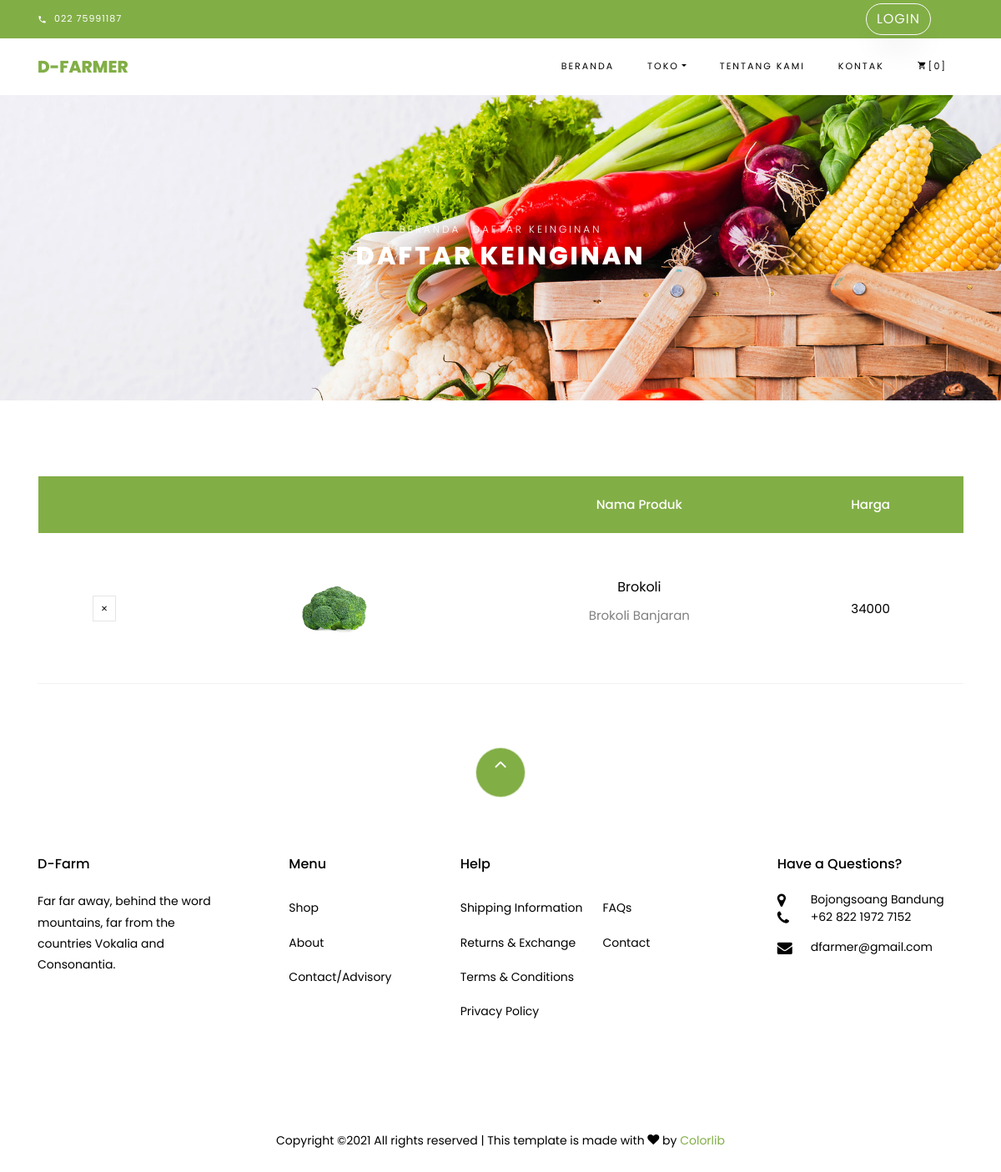
The page /index.php/shop/wishlist on the database its author committed.
### tables this page shows
CREATE TABLE `wishlist` (
  `id_wishlist` int(11) NOT NULL,
  `keterangan_wishlist` int(11) NOT NULL,
  `total` int(11) NOT NULL,
  `id_barang` int(11) NOT NULL
);

CREATE TABLE `barang` (
  `id_barang` int(11) NOT NULL,
  `nama_barang` varchar(255) NOT NULL,
  `keterangan_barang` varchar(255) NOT NULL,
  `harga_barang` varchar(255) NOT NULL,
  `tanggal` date NOT NULL,
  `jumlah` int(11) NOT NULL,
  `jenis` varchar(255) NOT NULL,
  `satuan` varchar(255) NOT NULL,
  `gambar` varchar(255) NOT NULL,
  `id_sumber` int(11) NOT NULL,
  `id_gudang` int(11) NOT NULL,
  `id_kategori` int(11) NOT NULL
);

### application/controllers/Shop.php (called while the page is built, shortened)
<?php
class Shop extends CI_Controller {
	function __construct(){
		$this->load->model('M_All');
	}
	public function wishlist()
	{
		$data['wishlist'] = $this->M_All->join_wishlist('barang', 'wishlist')->result();
		$this->load->view('template/header');
		$this->load->view('shop/wishlist', $data);
		$this->load->view('template/footer');
	}
}

### index.php (called while the page is built, shortened)
<?php
require_once BASEPATH.'core/CodeIgniter.php';

### application/models/M_All.php (called while the page is built, shortened)
<?php
class M_All extends CI_Model{
    function join_wishlist($from, $at)
    {
        $this->db->select('*');
        $this->db->from($from);
        $this->db->join($at, 'wishlist.id_barang = barang.id_barang');
        return $this->db->get();
    }
}

### application/views/shop/wishlist.php (the view, shortened to what this page needs)
<div class="hero-wrap hero-bread" style="background-image: url(<?php echo base_url()?>assets/images/bg_1.jpg);">
  <div class="container">
    <div class="row no-gutters slider-text align-items-center justify-content-center">
      <div class="col-md-9 ftco-animate text-center">
      	<p class="breadcrumbs"><span class="mr-2"><a href="<?= base_url()?>index.php/Shop">Beranda</a></span> <span>Daftar Keinginan</span></p>
        <h1 class="mb-0 bread">Daftar Keinginan</h1>
      </div>
    </div>
  </div>
</div>
<section class="ftco-section ftco-cart">
    <div class="container">
        <div class="row">
        <div class="col-md-12 ftco-animate">
            <div class="cart-list">
                <table class="table">
                    <thead class="thead-primary">
                      <tr class="text-center">
                        <th>&nbsp;</th>
                        <th>&nbsp;</th>
                        <th>Nama Produk</th>
                        <th>Harga</th>
                      </tr>
                    </thead>
                    <tbody>
                        <?php foreach ($wishlist as $w) {
                        ?>
                      <tr class="text-center">
                        <td class="product-remove"><a href="<?= base_url('index.php/shop/delWish/')?><?= $w->id_barang?>"><span class="ion-ios-close"></span></a></td>
                        <td class="image-prod"><div class="img" style="background-image:url(<?= base_url('assets_admin/img/gambar_barang/')?><?= $w->gambar; ?>);"></div></td>
                        <td class="product-name">
                            <h3><?= $w->nama_barang?></h3>
                            <p><?= $w->keterangan_barang?></p>
                        </td>
                        <td class="price"><?= $w->harga_barang?></td>
                      </tr>
                  <?php } ?>
                    </tbody>
                  </table>
              </div>
        </div>
    </div>
    </div>
</section>

### rows shown on the page
wishlist: id_barang.gambar (picture), id_barang.nama_barang "Brokoli", id_barang.keterangan_barang "Brokoli Banjaran", id_barang.harga_barang "34000"

### other values the page prints
$this->M_All->count('cart') "0"
